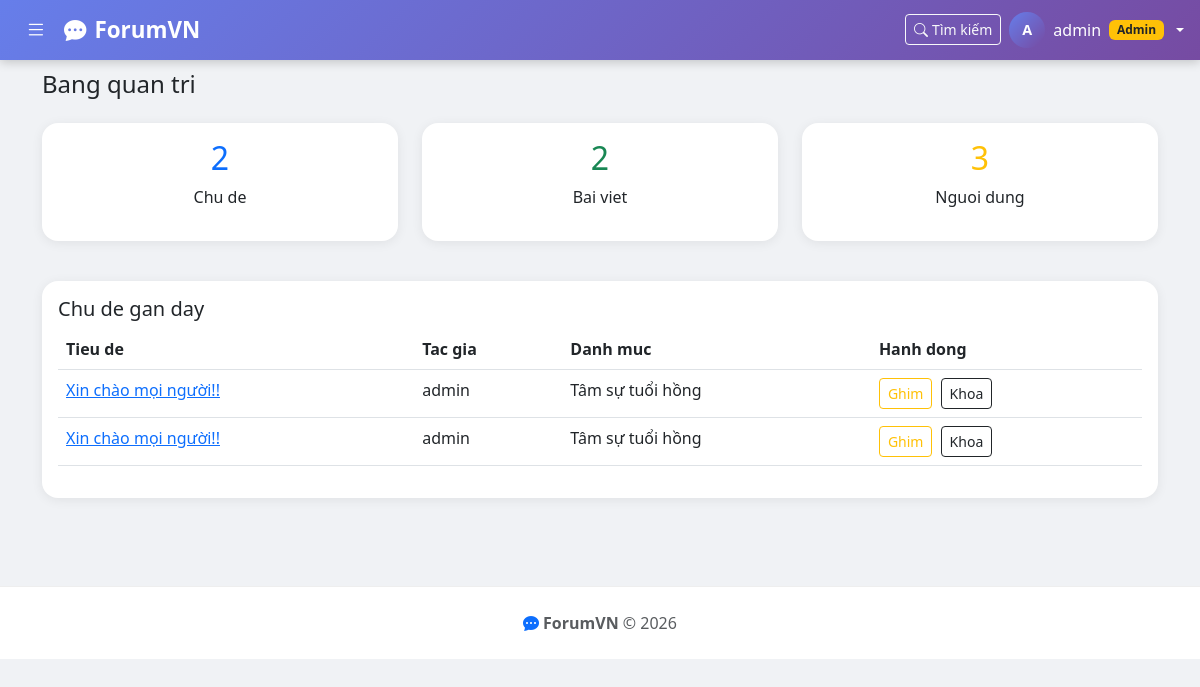
Before: /moderation/dashboard/ (signed in) with the older database file.
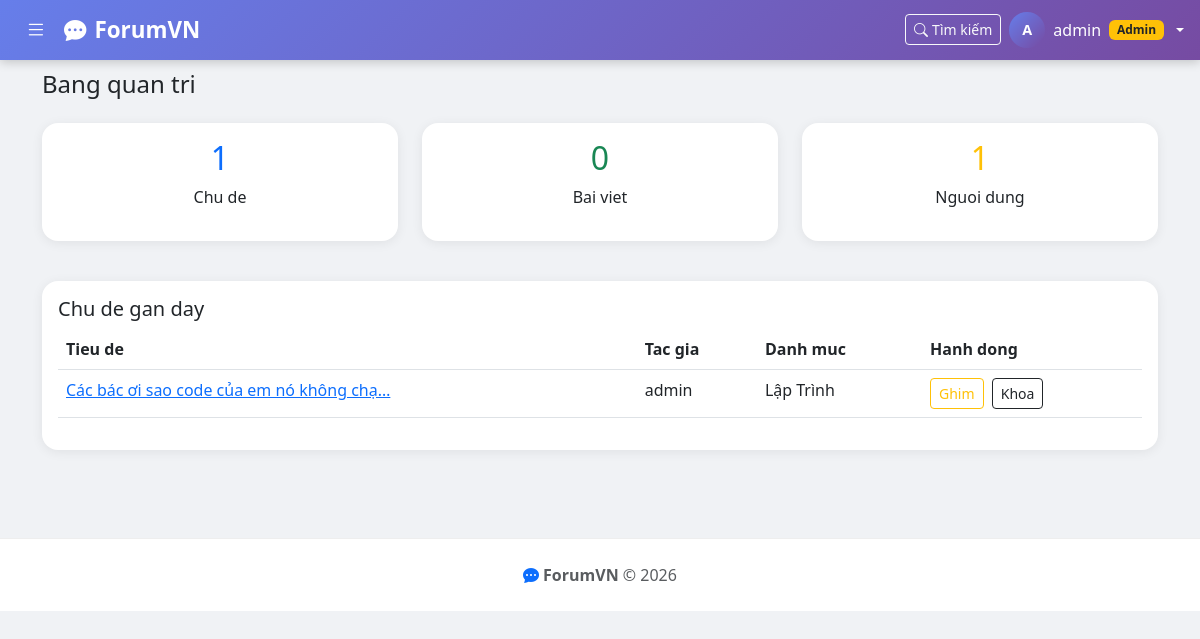
After: the same page with the newer database file.
### forum/models.py (models this page shows, shortened)
class Topic(models.Model):
    title       = models.CharField(max_length=200, verbose_name='Tiêu đề')
    content     = models.TextField(verbose_name='Nội dung')
    image       = models.ImageField(upload_to='topics/', blank=True, null=True, verbose_name='Ảnh')
    author      = models.ForeignKey(User, on_delete=models.CASCADE, related_name='topics')
    category    = models.ForeignKey(Category, on_delete=models.CASCADE, related_name='topics')
    is_pinned   = models.BooleanField(default=False, verbose_name='Ghim')
    is_locked   = models.BooleanField(default=False, verbose_name='Khóa')
    views       = models.PositiveIntegerField(default=0)
    created_at  = models.DateTimeField(auto_now_add=True)
    updated_at  = models.DateTimeField(auto_now=True)
    TAG_CHOICES = [
        ('thac_mac', 'Thắc mắc'),
        ('thao_luan', 'Thảo luận'),
        ('danh_gia', 'Đánh giá'),
        ('chia_se', 'Chia sẻ'),
        ('huong_dan', 'Hướng dẫn'),
    ]
    tag = models.CharField(max_length=20, choices=TAG_CHOICES, blank=True, null=True, verbose_name='Tag')
    class Meta:
        verbose_name = 'Chủ đề'
        verbose_name_plural = 'Chủ đề'
        ordering = ['-is_pinned', '-created_at']

class Category(models.Model):
    name        = models.CharField(max_length=100, verbose_name='Tên chuyên mục')
    description = models.TextField(blank=True, verbose_name='Mô tả')
    slug        = models.SlugField(unique=True)
    created_at  = models.DateTimeField(auto_now_add=True)
    class Meta:
        verbose_name = 'Chuyên mục'
        verbose_name_plural = 'Chuyên mục'

### moderation/views.py (the view)
# urls.py: path('dashboard/', views.dashboard, name='dashboard'),
@staff_member_required
def dashboard(request):
    total_topics = Topic.objects.count()
    total_posts = Post.objects.count()
    total_users = User.objects.count()
    recent_topics = Topic.objects.order_by('-created_at')[:10]
    return render(request, 'moderation/dashboard.html', {
        'total_topics': total_topics,
        'total_posts': total_posts,
        'total_users': total_users,
        'recent_topics': recent_topics,
    })

### forum/context_processors.py (called while the page is built)
def categories(request):
    return {'all_categories': Category.objects.all()}

### templates/moderation/dashboard.html (shortened to what this page needs)
{% extends 'base.html' %}
{% block content %}
<h4 class="mb-4">Bang quan tri</h4>
<div class="row mb-4">
<div class="col-md-4"><div class="card text-center p-3 border-primary">
<h2 class="text-primary">{{ total_topics }}</h2><p>Chu de</p></div></div>
<div class="col-md-4"><div class="card text-center p-3 border-success">
<h2 class="text-success">{{ total_posts }}</h2><p>Bai viet</p></div></div>
<div class="col-md-4"><div class="card text-center p-3 border-warning">
<h2 class="text-warning">{{ total_users }}</h2><p>Nguoi dung</p></div></div>
</div>
<div class="card p-3">
<h5>Chu de gan day</h5>
<table class="table table-hover">
<thead><tr><th>Tieu de</th><th>Tac gia</th><th>Danh muc</th><th>Hanh dong</th></tr></thead>
<tbody>
{% for topic in recent_topics %}
<tr>
<td><a href="{% url 'forum:topic_detail' topic.pk %}">{{ topic.title|truncatechars:40 }}</a></td>
<td>{{ topic.author.username }}</td>
<td>{{ topic.category.name }}</td>
<td>
<a href="{% url 'moderation:pin_topic' topic.pk %}" class="btn btn-sm btn-outline-warning">{% if topic.is_pinned %}Bo ghim{% else %}Ghim{% endif %}</a>
<a href="{% url 'moderation:lock_topic' topic.pk %}" class="btn btn-sm btn-outline-dark ms-1">{% if topic.is_locked %}Mo khoa{% else %}Khoa{% endif %}</a>
</td>
</tr>
{% endfor %}
</tbody></table>
</div>
{% endblock %}

### templates/base.html (shortened to what this page needs)
<!DOCTYPE html>
<html lang="vi">
<head>
<link href="https://cdn.jsdelivr.net/npm/bootstrap@5.3.0/dist/css/bootstrap.min.css" rel="stylesheet">
<link href="https://cdn.jsdelivr.net/npm/bootstrap-icons@1.10.0/font/bootstrap-icons.css" rel="stylesheet">
</head>
<body>
<nav class="navbar navbar-dark">
<div class="container-fluid px-3 d-flex align-items-center gap-2">
  <button class="sidebar-toggle" id="sidebarToggle"><i class="bi bi-list"></i></button>
  <a class="navbar-brand me-auto" href="{% url 'forum:home' %}"><i class="bi bi-chat-dots-fill me-2"></i>ForumVN</a>
  <a class="btn btn-outline-light btn-sm d-none d-md-inline" href="{% url 'search:search' %}"><i class="bi bi-search me-1"></i>Tìm kiếm</a>
  {% if user.is_authenticated %}
  <div class="dropdown">
    <a class="nav-link dropdown-toggle d-flex align-items-center gap-2 text-white" href="#" data-bs-toggle="dropdown">
      <span class="avatar-circle">{{ user.username|first|upper }}</span>
      <span class="d-none d-md-inline">{{ user.username }}</span>
      {% if user.is_staff %}<span class="badge bg-warning text-dark">Admin</span>{% endif %}
    </a>
  </div>
  {% else %}
  <a class="btn btn-outline-light btn-sm px-3" href="{% url 'accounts:login' %}">Đăng nhập</a>
  <a class="btn btn-light text-primary btn-sm px-3 fw-bold" href="{% url 'accounts:register' %}">Đăng ký</a>
  {% endif %}
</div>
</nav>
<div class="main-wrapper">
  <div class="container pb-4">
    {% block content %}{% endblock %}
  </div>
</div>
<footer class="footer text-center text-muted">
<p class="mb-0"><i class="bi bi-chat-dots-fill text-primary me-1"></i><strong>ForumVN</strong> &copy; 2026</p>
</footer>
</body>
</html>

### templates/base.html (style rules this page uses)
body { background: #f0f2f5; font-family: "Segoe UI", sans-serif; margin: 0; }
.navbar { background: linear-gradient(135deg, #667eea, #764ba2); box-shadow: 0 2px 10px rgba(0,0,0,0.2); position: fixed; top: 0; width: 100%; z-index: 1050; }
.navbar-brand { font-size: 1.4rem; font-weight: 800; }
.sidebar-toggle { background: none; border: none; color: white; font-size: 1.3rem; padding: 0.25rem 0.6rem; cursor: pointer; }
.main-wrapper { margin-top: 70px; }
.card { border: none; border-radius: 16px; box-shadow: 0 2px 12px rgba(0,0,0,0.07); margin-bottom: 1rem; }
.footer { background: white; border-top: 1px solid #eee; padding: 1.5rem 0; margin-top: 3rem; }
.avatar-circle { width: 36px; height: 36px; border-radius: 50%; background: linear-gradient(135deg, #667eea, #764ba2); display: inline-flex; align-items: center; justify-content: center; color: white; font-weight: bold; font-size: 0.9rem; }

Changed rows visible on the page:
removed Topic: title "Xin chào mọi người!!", author.username "admin", category.name "Tâm sự tuổi hồng", is_pinned "Ghim", is_locked "Khoa"
removed Topic: title "Xin chào mọi người!!", author.username "admin", category.name "Tâm sự tuổi hồng", is_pinned "Ghim", is_locked "Khoa"
added Topic: title "Các bác ơi sao code của em nó không chạ…", author.username "admin", category.name "Lập Trình", is_pinned "Ghim", is_locked "Khoa"
Other visible differences:
{{ total_topics }}: "2" → "1"
{{ total_posts }}: "2" → "0"
{{ total_users }}: "3" → "1"
